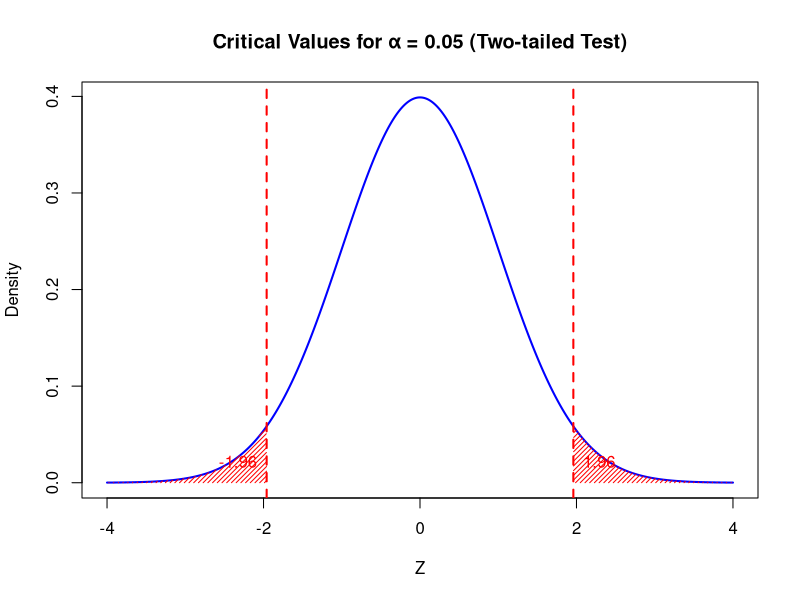

Write the R code that produced this figure. (Note: this script raises an error after producing the figure.)
## ---- chunk 1
knitr::opts_chunk$set(
  echo = TRUE,comment = '', fig.align = 'center'  , out.width="50%"
)
knitr::include_graphics
## ---- chunk 2
# Parameters
x <- seq(-4, 4, length = 1000)
y <- dnorm(x)

# Critical values for 95% confidence level
alpha <- 0.05
crit_left  <- qnorm(alpha/2)      # left critical value
crit_right <- qnorm(1 - alpha/2)  # right critical value

# Plot standard normal curve
plot(x, y, type = "l", lwd = 2, col = "blue",
     xlab = "Z", ylab = "Density",
     main = "Critical Values for α = 0.05 (Two-tailed Test)")

# Shade rejection regions
polygon(c(min(x), x[x<=crit_left], crit_left),
        c(0, y[x<=crit_left], 0), col = "red", border = NA, density = 30)
polygon(c(crit_right, x[x>=crit_right], max(x)),
        c(0, y[x>=crit_right], 0), col = "red", border = NA, density = 30)

# Add reference lines
abline(v = crit_left,  col = "red", lty = 2, lwd = 2)
abline(v = crit_right, col = "red", lty = 2, lwd = 2)

# Annotate critical values
text(crit_left, 0.02, round(crit_left, 2), pos = 2, col = "red")
text(crit_right, 0.02, round(crit_right, 2), pos = 4, col = "red")
## ---- chunk 3
z_0.025 <- qnorm(0.975) # why?
z_0.025
p<-pnorm(z_0.025) - pnorm(-z_0.025)
p
## ---- chunk 4
knitr::include_graphics("../figures/fig9_8.png")
## ---- chunk 5
n <- 36 #sample size
xbar <- 2.6  #sample mean
sigma <- 0.3  #population sd
alpha1 <- 0.05
#Left endpoint for confidence 95%
lend1 <- xbar - sigma/sqrt(n)*qnorm(1-alpha1/2)
#Right endpoint for confidence 95%
rend1 <- xbar + sigma/sqrt(n)*qnorm(1-alpha1/2)
alpha2 <- 0.01
#Left endpoint for confidence 99%
lend2 <- xbar - sigma/sqrt(n)*qnorm(1-alpha2/2)
#Right endpoint for confidence 99%
rend2 <- xbar + sigma/sqrt(n)*qnorm(1-alpha2/2)
## ---- chunk 6
p1<-1- pnorm(xbar,mean = 2.5, sd = sigma/sqrt(n))
p1
## ---- chunk 7
# Parameters
alpha <- 0.05
df <- 10

# Critical t value for two-tailed test
t_crit <- qt(1 - alpha/2, df)

# Range for x-axis
x <- seq(-4, 4, length = 500)
y <- dt(x, df)

# Plot t-distribution
plot(x, y, type = "l", lwd = 2, col = "blue",
     main = expression(paste("t-Distribution with df = 10, ", alpha, " = 0.05")),
     ylab = "Density", xlab = "t value")

# Shade critical regions
x_crit_left <- seq(-4, -t_crit, length = 100)
x_crit_right <- seq(t_crit, 4, length = 100)

polygon(c(x_crit_left, rev(x_crit_left)), 
        c(dt(x_crit_left, df), rep(0, length(x_crit_left))), 
        col = "red", border = NA)

polygon(c(x_crit_right, rev(x_crit_right)), 
        c(dt(x_crit_right, df), rep(0, length(x_crit_right))), 
        col = "red", border = NA)

# Add vertical lines at critical values
abline(v = c(-t_crit, t_crit), col = "darkred", lwd = 2, lty = 2)

# Add text annotations
text(-t_crit, 0.02, sprintf("t = %.3f", -t_crit), pos = 2, col = "darkred")
text(t_crit, 0.02, sprintf("t = %.3f", t_crit), pos = 4, col = "darkred")

# Add legend
legend("topright", legend = c("t density", "Critical regions (α = 0.05)"),
       col = c("blue", "red"), lwd = 2, bty = "n")
## ---- chunk 8
sulfruicAcid<-c(9.8,10.2,10.4,9.8,10.0,10.2,9.6)
xbar <- mean(sulfruicAcid)
s <-sd(sulfruicAcid)
n <- 7
alpha <- 0.05
t6_0.025<- qt(1-alpha/2,n-1)
lowerBound <- xbar-t6_0.025*s/sqrt(n)
lowerBound
upperBound <- xbar+t6_0.025*s/sqrt(n)
upperBound
## ---- chunk 9
t.test(sulfruicAcid, conf.level = .95)
## ---- chunk 10
alpha <- 0.04
n1 <- 50
x1 <- 36
n2 <- 75
x2 <- 42
sigma1 <- 6
sigma2 <- 8
standerror <- sqrt(sigma1^2 /n1 + sigma2^2/n2)
lowerBound <- x2-x1 - qnorm(1-alpha/2)*standerror
lowerBound
upperBound <- x2-x1 + qnorm(1-alpha/2)*standerror
upperBound
## ---- chunk 11
noNitro<- c(0.32,0.53 ,0.28, 0.37, 0.47, 0.43, 0.36, 0.42,0.38,0.43)
x1bar <- mean(noNitro)
s1 <- sd(noNitro)
n1 <- 10
Nitro<- c(0.26,0.43,0.47,0.49,0.52,0.75,0.79,0.86, 0.62,0.46)
x2bar <- mean(Nitro)
s2<- sd(Nitro)
n2<- 10
sp<- sqrt(((n1-1)*s1^2 + (n2-1)*s2^2)/(n1+n2-2))
alpha <- 0.05
loBound<- x1bar-x2bar - qt(1-alpha/2,n1+n2-2)*sp*sqrt(1/n1+1/n2)
loBound
upBound<-x1bar-x2bar + qt(1-alpha/2,n1+n2-2)*sp*sqrt(1/n1+1/n2)
upBound
## ---- chunk 12
t.test(noNitro,Nitro, var.equal = TRUE, conf.level = .95)
# Construct a data frame with two columns
stemWeight<-c(0.32,0.53 ,0.28, 0.37, 0.47, 0.43, 0.36, 0.42,0.38,0.43,0.26,0.43,0.47,0.49,0.52,0.75,0.79,0.86, 0.62,0.46)
group<-c(rep(0,10),rep(1,10))
stemData<-data.frame(stemWeight,group)
stemData
t.test(stemWeight~group, data = stemData,var.equal = TRUE, conf.level = .95)
## ---- chunk 13
t.test(noNitro,Nitro, var.equal = FALSE, conf.level = .95)
# Or you can use
t.test(stemWeight~group, data = stemData,var.equal = FALSE, conf.level = .95)
## ---- chunk 14
knitr::include_graphics("../figures/fig9_2.png")
## ---- chunk 15
knitr::include_graphics("../figures/fig9_4.png")
